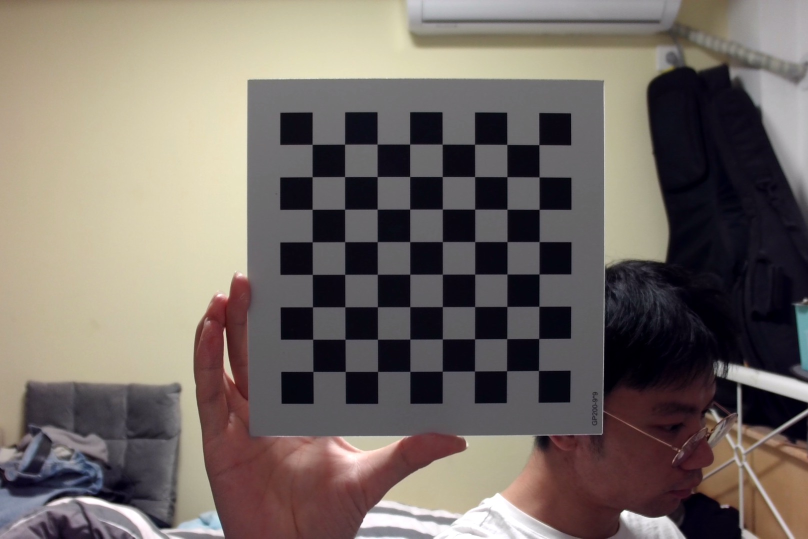
#> input picture data/1.jpg, 1616 x 1077 px (shown at 1/2 size); its folder holds 4 pictures in this run
$ python callibrate.py
#> lines starting #> are read from the running program, lines starting #| are printed output that depends on the picture; after the words box and inside, x2 and y2 are one past the last pixel; in counts of white or black regions, pixels touching at a corner belong together
import cv2
import numpy as np
import glob
import laspy.file
import laspy.header
import math
import random
import warnings

warnings.filterwarnings('ignore')

# 设置寻找亚像素角点的参数，采用的停止准则是最大循环次数30和最大误差容限0.001
criteria = (cv2.TERM_CRITERIA_MAX_ITER | cv2.TERM_CRITERIA_EPS, 30, 0.001)

# 获取标定板角点的位置
objp = np.zeros((8 * 8, 3), np.float32)
objp[:, :2] = np.mgrid[0:144:8j, 0:144:8j].T.reshape(-1, 2)  # 将世界坐标系建在标定板上，所有点的Z坐标全部为0，所以只需要赋值x和y
# print(objp)

obj_points = []  # 存储3D点
img_points = []  # 存储2D点

images = glob.glob("data/*.jpg")
i=0;
print(len(images))
for fname in images:
    img = cv2.imread(fname)
#> img is the input picture: shape (1077, 1616, 3); mean B, G, R 101.3, 107.2, 116.3
    gray = cv2.cvtColor(img, cv2.COLOR_BGR2GRAY)
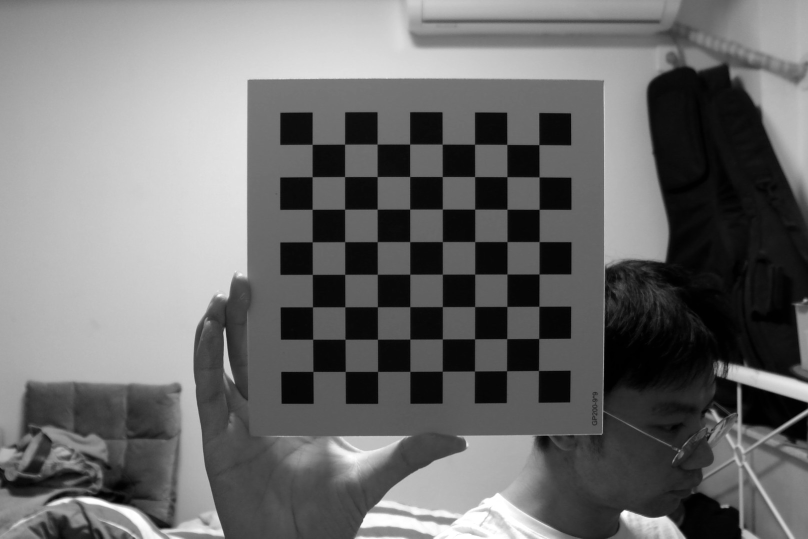
#> gray: shape (1077, 1616) (shown at 1/2 size); min 0, max 255, mean 109.3
    size = gray.shape[::-1]
#> size = (1616, 1077)
    ret, corners = cv2.findChessboardCorners(gray, (8, 8), None)
#> ret = True; corners = 64 rows, first 8: [624.5, 289.4], [689.3, 288.7], [754.4, 289], [819.4, 288.7], [884.4, 289.3], [949.2, 289], [1013.6, 289.6], [1077.7, 290]
    #print(corners)

    if ret:

        obj_points.append(objp)

        corners2 = cv2.cornerSubPix(gray, corners, (5, 5), (-1, -1), criteria)  # 在原角点的基础上寻找亚像素角点
#> corners2 = 64 rows, first 8: [624.7, 289.2], [689.6, 288.8], [754.6, 288.7], [819.7, 288.7], [884.7, 288.9], [949.5, 289], [1014, 289.3], [1078.2, 289.8]
        #print(corners2)
        if [corners2]:
            img_points.append(corners2)
        else:
            img_points.append(corners)

        cv2.drawChessboardCorners(img, (8, 8), corners, ret)  # 记住，OpenCV的绘制函数一般无返回值
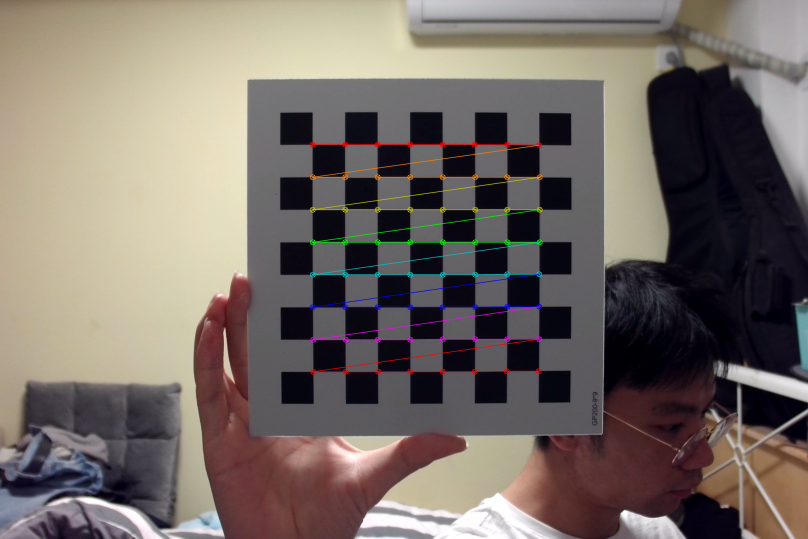
#> img: shape (1077, 1616, 3) (shown at 1/2 size); 1.47% of pixels changed, all inside (x1, y1, x2, y2) = (619, 283, 1086, 750)
        i+=1;
        cv2.imwrite('conimg'+str(i)+'.jpg', img)
        cv2.waitKey(1500)
#> pass 2 of the loop `for fname in images:`:
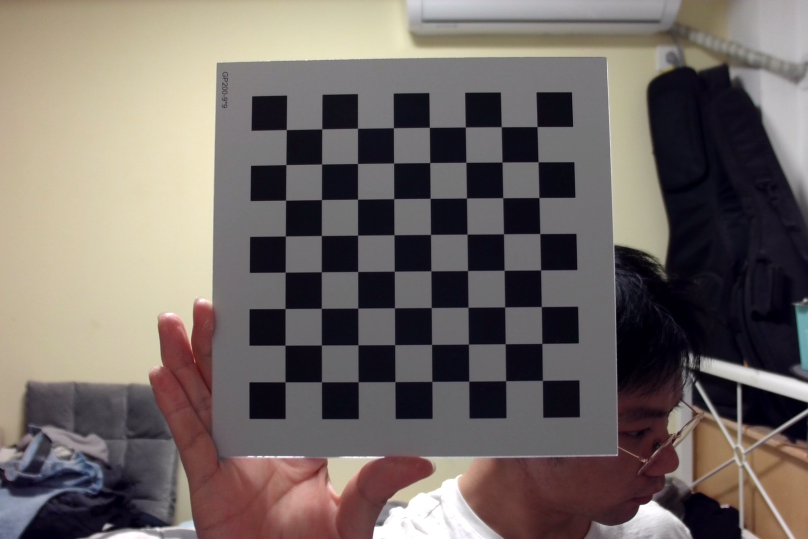
#> input picture data/2.jpg, 1616 x 1077 px (shown at 1/2 size)
#> img is the input picture: shape (1077, 1616, 3); mean B, G, R 101, 105, 113.8
#> `gray = cv2.cvtColor(img, cv2.COLOR_BGR2GRAY)`:
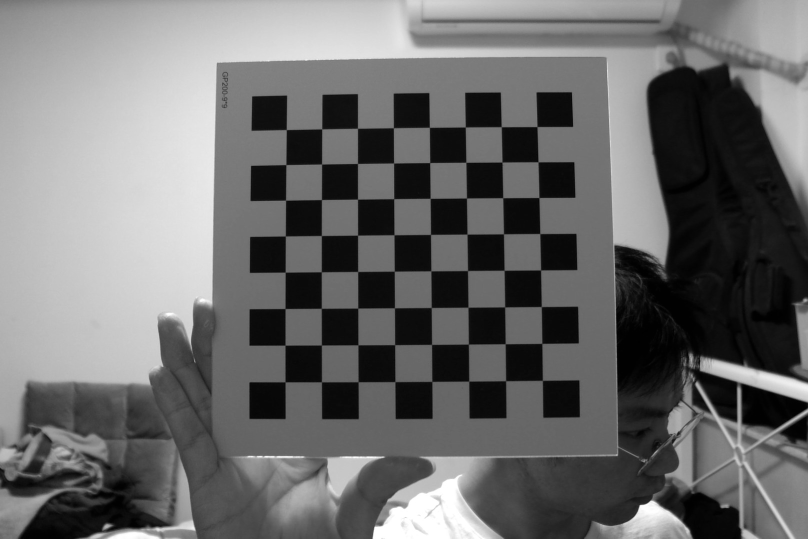
#> gray: shape (1077, 1616) (shown at 1/2 size); min 0, max 255, mean 107.2
#> corners = 64 rows, first 8: [1073.8, 253.4], [1076.1, 324.4], [1077.6, 395.7], [1079.5, 467.7], [1080.2, 540.6], [1083, 613.5], [1084.5, 687.5], [1084.5, 760.5]
#> corners2 = 64 rows, first 8: [1074.4, 253.7], [1076.5, 324.3], [1078.3, 395.6], [1080.1, 467.7], [1081.6, 540.5], [1082.9, 613.7], [1084.2, 687.2], [1085.2, 761.2]
#> `cv2.drawChessboardCorners(img, (8, 8), corners, ret)`:
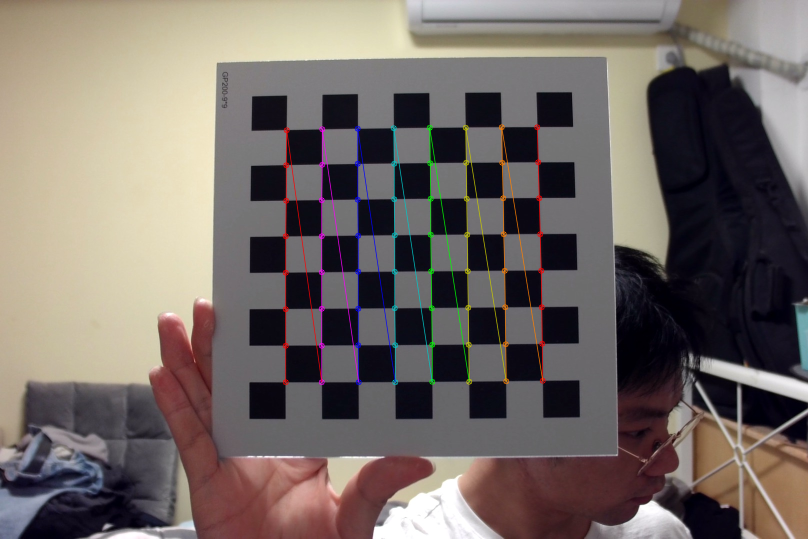
#> img: shape (1077, 1616, 3) (shown at 1/2 size); 1.61% of pixels changed, all inside (x1, y1, x2, y2) = (565, 248, 1092, 771)
#> pass 3 of the loop `for fname in images:`:
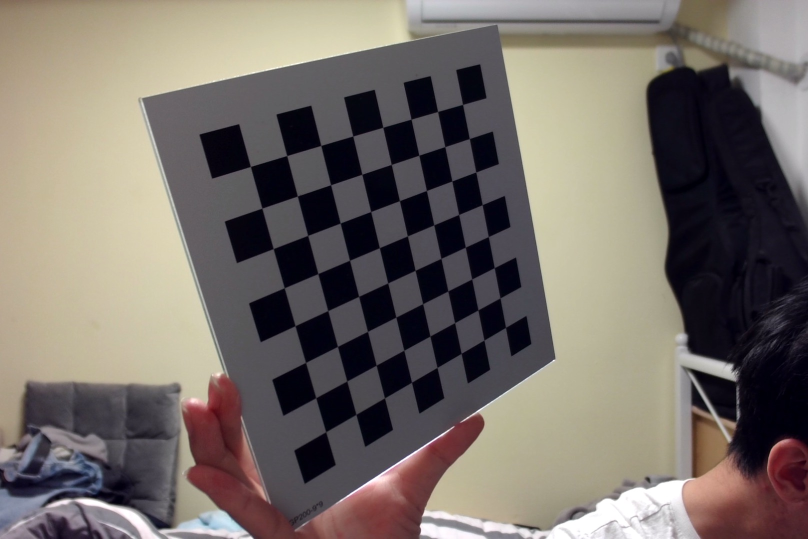
#> input picture data/4.jpg, 1616 x 1077 px (shown at 1/2 size)
#> img is the input picture: shape (1077, 1616, 3); mean B, G, R 104.2, 110.1, 117.8
#> `gray = cv2.cvtColor(img, cv2.COLOR_BGR2GRAY)`:
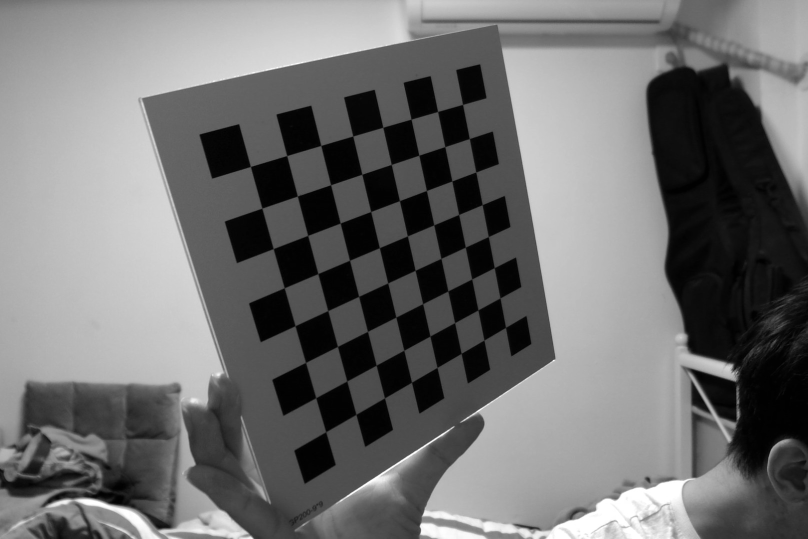
#> gray: shape (1077, 1616) (shown at 1/2 size); min 1, max 255, mean 111.7
#> corners = 64 rows, first 8: [925.6, 210.2], [938.4, 278.6], [951.3, 344.8], [962, 408], [976, 477], [986, 534], [999, 600], [1010.7, 654]
#> corners2 = 64 rows, first 8: [925.5, 209.4], [939.1, 277.6], [951.9, 344.5], [964.8, 409.9], [977, 473.6], [988.8, 535.8], [1000.5, 596.4], [1011.5, 655.2]
#> `cv2.drawChessboardCorners(img, (8, 8), corners, ret)`:
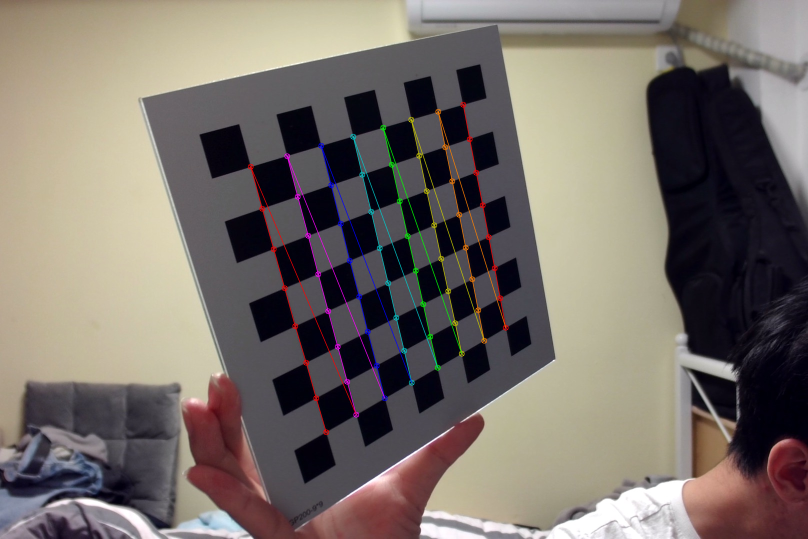
#> img: shape (1077, 1616, 3) (shown at 1/2 size); 1.53% of pixels changed, all inside (x1, y1, x2, y2) = (495, 203, 1018, 871)
#> the loop made 4 passes; the first 3 are shown

print(len(img_points))
cv2.destroyAllWindows()

# 标定
ret, mtx, dist, rvecs, tvecs = cv2.calibrateCamera(obj_points, img_points, size, None, None)

print("ret:", ret)
print("mtx:\n", mtx) # 内参数矩阵
print("dist:\n", dist)  # 畸变系数   distortion cofficients = (k_1,k_2,p_1,p_2,k_3)
print("rvecs:\n", rvecs)  # 旋转向量  # 外参数
print("tvecs:\n", tvecs ) # 平移向量  # 外参数

print("-----------------------------------------------------")


object_3d_points = np.array((
                             [2000, 22, -51],
                             [1986, 422, -58],
                             [2017, -382, -49],
                             [2959, 454, 252],
                             [2981, 52, 232],
                             [2985, -358, 242],
                             [3906, 445, 533],
                             [3968, -374, 517]
), dtype=np.double)
object_2d_point = np.array((
                            [824, 604],
                            [542, 601],
                            [1106, 603],
                            [627, 465],
                            [820, 467],
                            [1012, 467],
                            [685, 383],
                            [974, 387]
), dtype=np.double)
# object_3d_points = np.array((
#         # [5537,284,234],
#         [5502,520,218],
#         [13743,-618,1775],
#         [7109,-873,311],
#         [15503,3359,720],
#         [16049,3958,123],
#     # [6510,-1463,692],
#     [5377,259,-537],
#     [6921,-1061,463]
#
#     # [5345,518,-548]
#     # [22129,3010,3189]
#     ), dtype=np.double)
# object_2d_point = np.array((
#         # [1817,1050],
#         [1686,1044],
#         [2091,789],
#         [2303,1044],
#         [1332,1003],
#         [1275,1132],
    # [2600,861],
    # [1822,1467],
    # [2341,975]

    # [2638,1286]

    # [1579,720]
        # [1941, 1059],
        # [2139, 966],
        # [2280,389],
        # [1315,1007],
    # ), dtype=np.double)
camera_matrix = mtx
dist_coefs = dist
# 求解相机位姿
found, rvec, tvec = cv2.solvePnP(object_3d_points, object_2d_point, camera_matrix, dist_coefs)
rotM = cv2.Rodrigues(rvec)[0]
camera_postion = -np.matrix(rotM).T * np.matrix(tvec)
print(camera_postion.T)
# 验证根据博客http://www.cnblogs.com/singlex/p/pose_estimation_1.html提供方法求解相机位姿
# 计算相机坐标系的三轴旋转欧拉角，旋转后可以转出世界坐标系。旋转顺序z,y,x
thetaZ = math.atan2(rotM[1, 0], rotM[0, 0])*180.0/math.pi
thetaY = math.atan2(-1.0*rotM[2, 0], math.sqrt(rotM[2, 1]**2 + rotM[2, 2]**2))*180.0/math.pi
thetaX = math.atan2(rotM[2, 1], rotM[2, 2])*180.0/math.pi
# 相机坐标系下值
x = tvec[0]
y = tvec[1]
z = tvec[2]
# 进行三次旋转
def RotateByZ(Cx, Cy, thetaZ):
    rz = thetaZ*math.pi/180.0
    outX = math.cos(rz)*Cx - math.sin(rz)*Cy
    outY = math.sin(rz)*Cx + math.cos(rz)*Cy
    return outX, outY
def RotateByY(Cx, Cz, thetaY):
    ry = thetaY*math.pi/180.0
    outZ = math.cos(ry)*Cz - math.sin(ry)*Cx
    outX = math.sin(ry)*Cz + math.cos(ry)*Cx
    return outX, outZ
def RotateByX(Cy, Cz, thetaX):
    rx = thetaX*math.pi/180.0
    outY = math.cos(rx)*Cy - math.sin(rx)*Cz
    outZ = math.sin(rx)*Cy + math.cos(rx)*Cz
    return outY, outZ
(x, y) = RotateByZ(x, y, -1.0*thetaZ)
(x, z) = RotateByY(x, z, -1.0*thetaY)
(y, z) = RotateByX(y, z, -1.0*thetaX)
Cx = x*-1
Cy = y*-1
Cz = z*-1
# 输出相机位置
print(Cx, Cy, Cz)
# 输出相机旋转角
print(thetaX, thetaY, thetaZ)
# 对第五个点进行验证
Out_matrix = np.concatenate((rotM, tvec), axis=1)


pixel = np.dot(camera_matrix, Out_matrix)

def get_pixel(p1,arr1):
    pi1 = np.dot(p1, np.array([ arr1[0] ,arr1[1], arr1[2],1], dtype=np.double))
    pi2 = pi1/pi1[2]
    return pi2


# pixel1 = np.dot(pixel, np.array([ -333 ,305, 2186,1], dtype=np.double))
# pixel2 = pixel1/pixel1[2]
# print(pixel2)

img = cv2.imread("IMG.jpg")
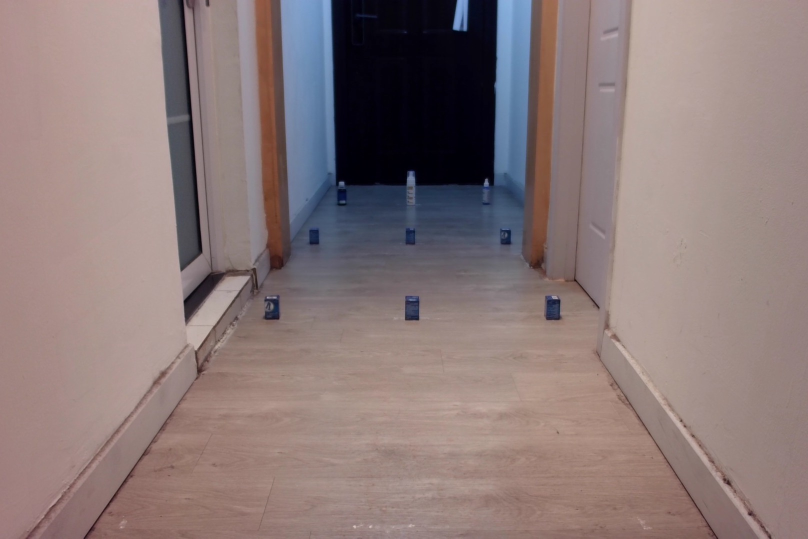
#> input picture IMG.jpg, 1616 x 1077 px (shown at 1/2 size)
#> img is the input picture: shape (1077, 1616, 3); mean B, G, R 120.6, 121.5, 138.8
#> (the run stopped early here; a loop or call above may not have finished)
